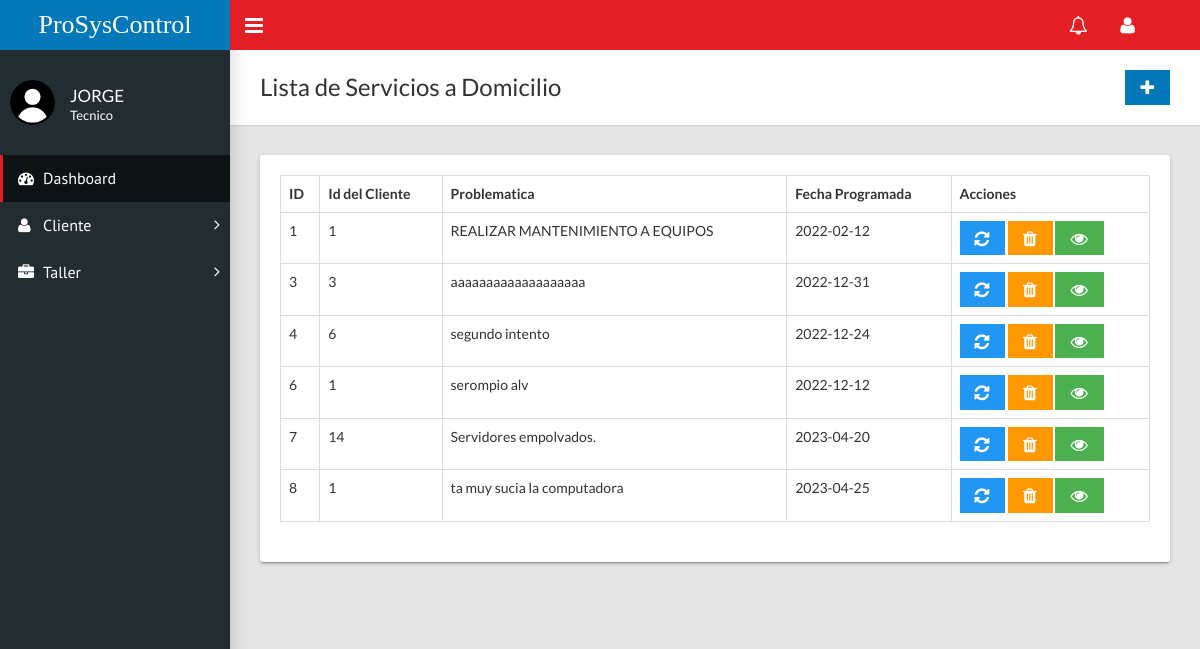
Page /home.php?c=domicilio (signed in) on the committed database.
### tables this page shows
CREATE TABLE `domicilio` (
  `id` int(11) NOT NULL,
  `id_Cliente` int(11) NOT NULL,
  `problematica` varchar(200) NOT NULL,
  `observaciones` varchar(200) NOT NULL,
  `fechaProgramada` date NOT NULL,
  `presupuesto` float NOT NULL,
  `costoTotal` float NOT NULL,
  `horaInicio` time NOT NULL,
  `horaFinal` time NOT NULL,
  `horasRealizadas` int(11) NOT NULL
);

### controladores/domicilio.controlador.php (called while the page is built, shortened)
<?php
require_once "modelos/domicilio.php";
class DomicilioControlador{
    public function __CONSTRUCT(){
        $this->modelo = new Domicilio;
    }
    public function Inicio(){
        require_once "vistas/encabezado.php";
        require_once "vistas/domicilio/index.php";
        require_once "vistas/pie.php";
    }
}

### modelos/database.php (called while the page is built, shortened)
<?php
class Database{
    public static function Conectar(){
        try{
            $conexion = new PDO("mysql:host=".self::servidor.";dbname=".self::nombrebd.";charset=utf8", self::usuariobd,
            self::clave);
            $conexion -> setAttribute(PDO::ATTR_ERRMODE, PDO::ERRMODE_EXCEPTION);
            return $conexion;
        }catch(PDOException $e){
            return "Fallo " .$e->getMessage();
        }
    }
}

### modelos/domicilio.php (called while the page is built, shortened)
<?php
class Domicilio{
    public function __CONSTRUCT(){
        $this->pdo = Database::Conectar();
    }
    public function Listar(){
        try{
            $consulta = $this->pdo->prepare("SELECT * FROM domicilio;");
            $consulta->execute();
            return $consulta->fetchAll(PDO::FETCH_OBJ);
        }catch(Exception $excepcion){
            die($excepcion->getMessage());
        }
    }
}

### vistas/domicilio/index.php (the view)
<div class="content-wrapper">
        <div class="page-title">
          <div>
            <h1>Lista de Servicios a Domicilio</h1>
          </div>
          <div><a class="btn btn-primary btn-flat" href="?c=domicilio&a=FormCrear"><i class="fa fa-lg fa-plus"></i></a></div>
        </div>
        <div class="row">
          <div class="col-md-12">
            <div class="card">
              <div class="card-body">
                <div class="table-responsive">
                  <table class="table table-hover table-bordered" role="grid" id="sampleTable">
                    <thead>
                      <tr>
                        <th>ID</th>
                        <th>Id del Cliente</th>
                        <th>Problematica</th>
                        <th>Fecha Programada</th>
                        <?php if($_SESSION['tipoUsuario']!='Secretario'){?> <th>Acciones</th> <?php } ?>
                      </tr>
                    </thead>
                    <tbody>
                      <?php foreach($this->modelo->Listar() as $domicilioSQL):?>
                        <tr>
                          <td><?=$domicilioSQL->id?></td>
                          <td><?=$domicilioSQL->id_Cliente?></td>
                          <td><?=$domicilioSQL->problematica?></td>
                          <td><?=$domicilioSQL->fechaProgramada?></td>
                          <?php if($_SESSION['tipoUsuario']!='Secretario'){?>
                          <td><a class="btn btn-info btn-flat" href="?c=domicilio&a=FormModificar&id=<?=$domicilioSQL->id?>"><i class="fa fa-lg fa-refresh"></i></a>
                              <a class="btn btn-warning btn-flat" onclick = "return confirm('¿Realmente desea eliminar?')" href="?c=domicilio&a=Borrar&id=<?=$domicilioSQL->id?>"><i class="fa fa-lg fa-trash"></i></a>
                          <?php }?>
                              <a class="btn btn-success btn-flat" href="?c=domicilio&a=FormConsultar&id=<?=$domicilioSQL->id?>"><i class="fa fa-lg fa-eye"></i></a></td>
                        </tr>
                        <?php endforeach;?>
                    </tbody>
                  </table>
                </div>
              </div>
            </div>
          </div>
        </div>
      </div>

### rows in the picture
domicilio: id "1", id_Cliente "1", problematica "REALIZAR MANTENIMIENTO A EQUIPOS", fechaProgramada "2022-02-12"
domicilio: id "3", id_Cliente "3", problematica "aaaaaaaaaaaaaaaaaaa", fechaProgramada "2022-12-31"
domicilio: id "4", id_Cliente "6", problematica "segundo intento", fechaProgramada "2022-12-24"
domicilio: id "6", id_Cliente "1", problematica "serompio alv", fechaProgramada "2022-12-12"
domicilio: id "7", id_Cliente "14", problematica "Servidores empolvados.", fechaProgramada "2023-04-20"
domicilio: id "8", id_Cliente "1", problematica "ta muy sucia la computadora", fechaProgramada "2023-04-25"

### other values in the picture
$usuario "JORGE"
$_SESSION['tipoUsuario'] "Tecnico"
